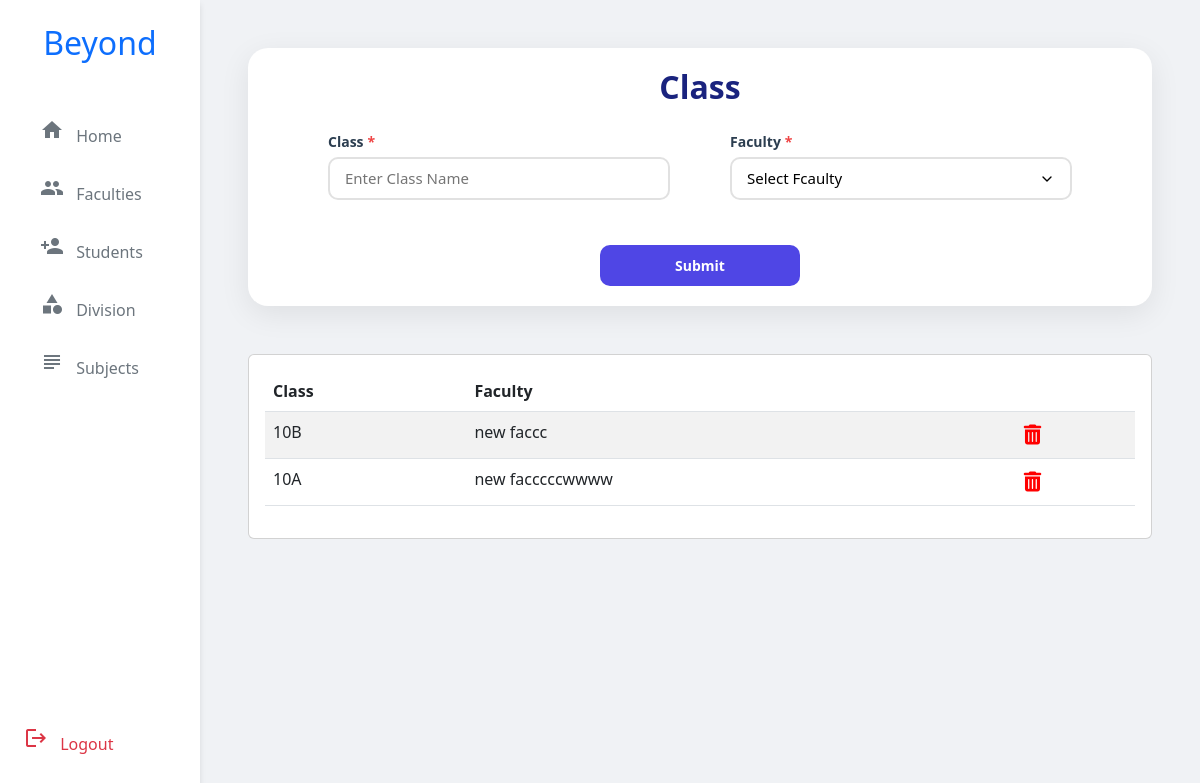
The app's page /add-class/, older data.
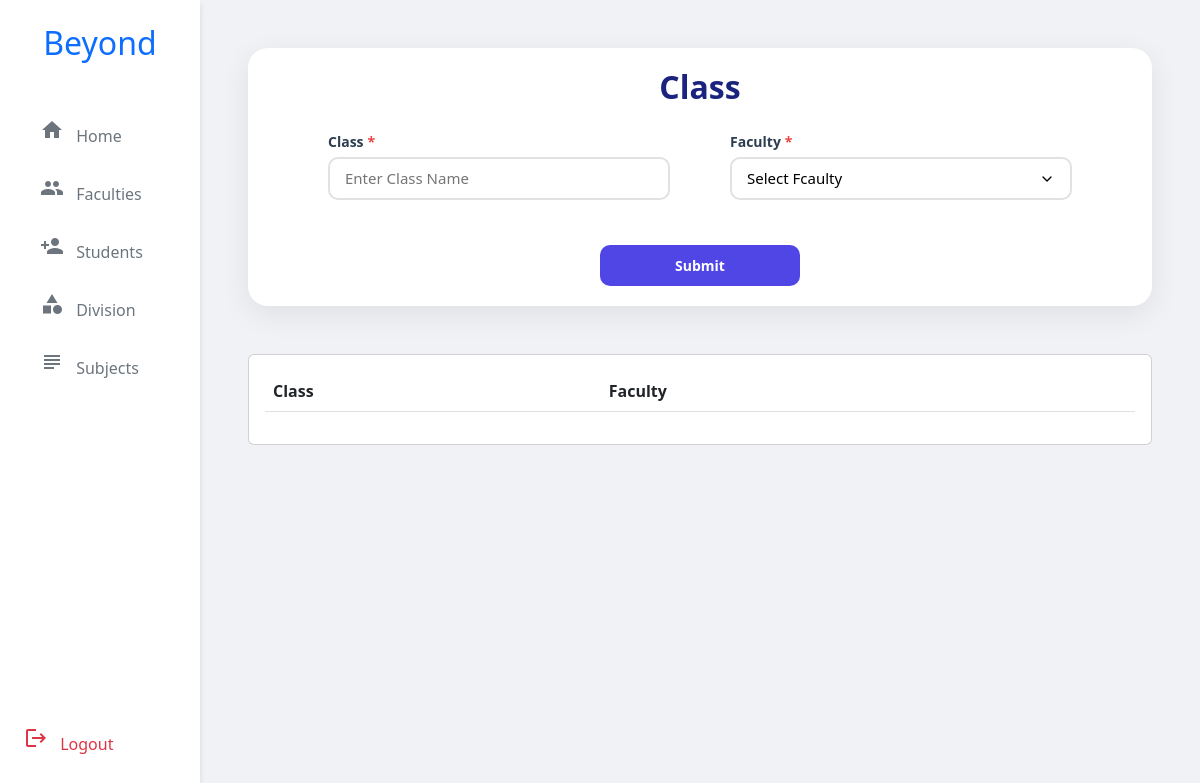
The same page, newer data.
### accounts/models.py (models this page shows, shortened)
class Class_Name(models.Model):
    class_name=models.CharField(unique=True,max_length=100)
    faculty=models.OneToOneField(Faculty,on_delete=models.CASCADE,related_name='fac_class')

class CustUser(AbstractBaseUser,PermissionsMixin):
    email=models.EmailField(unique=True)
    is_active=models.BooleanField(default=True)
    is_staff=models.BooleanField(default=False)
    is_superuser = models.BooleanField(default=False)
    is_faculty=models.BooleanField(default=False)
    objects = CustomUserManager()
    USERNAME_FIELD = 'email'

class Faculty(CustUser):
    name=models.CharField(max_length=100)
    options=(
        ("Male","Male"),
        ("Female","Female"),
        ("Others","Others")
    )
    gender=models.CharField(max_length=100,choices=options,default="Male")
    age=models.IntegerField()
    exp=models.IntegerField(default=1)
    image=models.ImageField(upload_to="Faculty Image",null=True)
    subject=models.ForeignKey(Subject,on_delete=models.CASCADE)
    def __str__(self):
        return self.name

### adminpage/views.py (the view)
# urls.py: path('add-class/',AddClass.as_view(),name='add-cls'),
class AddClass(CreateView):
    template_name='class.html'
    model=Class_Name
    form_class=ClassForm
    success_url=reverse_lazy('add-cls')
    def get_context_data(self, **kwargs):
        context =super().get_context_data(**kwargs)
        context['class']=Class_Name.objects.all()
        context['faculty']=Faculty.objects.all()
        return context

### adminpage/forms.py
class ClassForm(forms.ModelForm):
     class Meta:
          model=Class_Name
          fields = ['class_name','faculty']

### adminpage/templates/class.html (shortened to what this page needs)
{% extends "admin_home.html" %}
{% load static %}
{% block adminhome %}
<div class="custom-form">
    <div class="form-header">
        <h2 class="form-title">Class</h2>
    </div>
    <form action="" method="POST" enctype="multipart/form-data">
        <div class="form-row">
            <div class="form-group">
                <label for="class_name" class="required-field">Class</label>
                <input type="text" name="class_name" id="class_name" required placeholder="Enter Class Name">
            </div>
            <div class="form-group">
                <label for="class_id" class="required-field">Faculty</label>
                <select name="faculty" id="faculty" required>
                    <option value="">Select Fcaulty</option>
                </select>
            </div>
            </div>
        <button type="submit" class="btn-submit">Submit</button>
    </form>
</div>
<div class="row mt-5" >
    <div class="col">
        <div class="card list-card mb-4">
            <div class="card-body">
                <table class="table table-striped">
                    <thead>
                        <tr>
                            <th>Class</th>
                            <th>Faculty</th>
                            <th></th>
                        </tr>
                    </thead>
                    <tbody style="overflow: scroll;">
                        {% for cls in class %}
                        <tr >
                            <td>{{cls.class_name}}</td>
                            <td>{{cls.faculty}}</td>
                            <td>
                                <a href="{% url 'del-cls' pk=cls.id %}" class="delete-icon" title="Delete">
                                    <i class="fas fa-trash-alt"></i>
                                </a>
                            </td>
                        </tr>
                        {% endfor %}
                    </tbody>
                </table>
            </div>
        </div>
    </div>
    </div>
{% endblock %}

Row changes from the older to the newer data that the page shows:
removed Class_Name: class_name "10B", faculty "new faccc"
removed Class_Name: class_name "10A", faculty "new facccccwwww"
